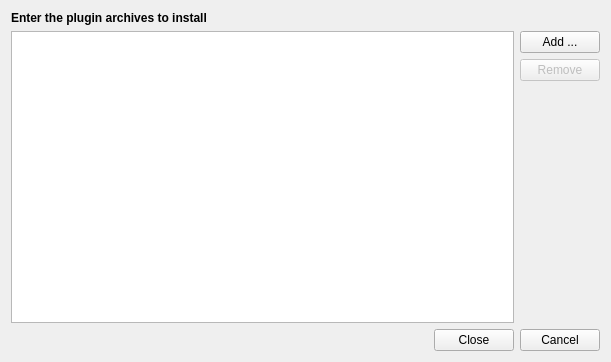
<ui version="4.0" >
 <class>PluginInstallDialog</class>
 <widget class="QWidget" name="PluginInstallDialog" >
  <property name="geometry" >
   <rect>
    <x>0</x>
    <y>0</y>
    <width>611</width>
    <height>362</height>
   </rect>
  </property>
  <property name="windowTitle" >
   <string>Plugin Installation</string>
  </property>
  <layout class="QVBoxLayout" >
   <item>
    <widget class="QStackedWidget" name="wizard" >
     <property name="currentIndex" >
      <number>0</number>
     </property>
     <widget class="QWidget" name="selectionPage" >
      <layout class="QGridLayout" >
       <property name="verticalSpacing" >
        <number>6</number>
       </property>
       <property name="margin" >
        <number>0</number>
       </property>
       <item row="0" column="0" colspan="2" >
        <widget class="QLabel" name="label" >
         <property name="text" >
          <string>&lt;b>Enter the plugin archives to install&lt;/b></string>
         </property>
        </widget>
       </item>
       <item rowspan="3" row="1" column="0" >
        <widget class="QListWidget" name="archivesList" >
         <property name="alternatingRowColors" >
          <bool>true</bool>
         </property>
         <property name="selectionMode" >
          <enum>QAbstractItemView::ExtendedSelection</enum>
         </property>
         <property name="sortingEnabled" >
          <bool>true</bool>
         </property>
        </widget>
       </item>
       <item row="1" column="1" >
        <widget class="QPushButton" name="addArchivesButton" >
         <property name="toolTip" >
          <string>Add plugin ZIP-archives via a file selection dialog</string>
         </property>
         <property name="text" >
          <string>Add ...</string>
         </property>
        </widget>
       </item>
       <item row="2" column="1" >
        <widget class="QPushButton" name="removeArchivesButton" >
         <property name="enabled" >
          <bool>false</bool>
         </property>
         <property name="toolTip" >
          <string>Remove the selected entries from the list of plugin archives to be installed</string>
         </property>
         <property name="text" >
          <string>Remove</string>
         </property>
        </widget>
       </item>
       <item row="3" column="1" >
        <spacer>
         <property name="orientation" >
          <enum>Qt::Vertical</enum>
         </property>
         <property name="sizeHint" stdset="0" >
          <size>
           <width>20</width>
           <height>101</height>
          </size>
         </property>
        </spacer>
       </item>
      </layout>
     </widget>
     <widget class="QWidget" name="destinationPage" >
      <layout class="QVBoxLayout" >
       <property name="margin" >
        <number>0</number>
       </property>
       <item>
        <widget class="QLabel" name="label_2" >
         <property name="text" >
          <string>&lt;b>Select the destination plugin directory&lt;/b></string>
         </property>
        </widget>
       </item>
       <item>
        <widget class="QComboBox" name="destinationCombo" >
         <property name="toolTip" >
          <string>Select the destination plugin area</string>
         </property>
        </widget>
       </item>
       <item>
        <spacer>
         <property name="orientation" >
          <enum>Qt::Vertical</enum>
         </property>
         <property name="sizeHint" stdset="0" >
          <size>
           <width>20</width>
           <height>40</height>
          </size>
         </property>
        </spacer>
       </item>
      </layout>
     </widget>
     <widget class="QWidget" name="summaryPage" >
      <layout class="QVBoxLayout" >
       <property name="margin" >
        <number>0</number>
       </property>
       <item>
        <widget class="QLabel" name="label_3" >
         <property name="text" >
          <string>&lt;b>Installation Summary&lt;/b></string>
         </property>
        </widget>
       </item>
       <item>
        <widget class="QTextEdit" name="summaryEdit" >
         <property name="toolTip" >
          <string>This shows the summary of the installation data</string>
         </property>
         <property name="readOnly" >
          <bool>true</bool>
         </property>
        </widget>
       </item>
       <item>
        <widget class="QProgressBar" name="progress" >
         <property name="value" >
          <number>0</number>
         </property>
        </widget>
       </item>
      </layout>
     </widget>
    </widget>
   </item>
   <item>
    <widget class="QDialogButtonBox" name="buttonBox" >
     <property name="orientation" >
      <enum>Qt::Horizontal</enum>
     </property>
     <property name="standardButtons" >
      <set>QDialogButtonBox::Cancel|QDialogButtonBox::Close</set>
     </property>
    </widget>
   </item>
  </layout>
 </widget>
 <tabstops>
  <tabstop>addArchivesButton</tabstop>
  <tabstop>archivesList</tabstop>
  <tabstop>removeArchivesButton</tabstop>
  <tabstop>destinationCombo</tabstop>
  <tabstop>summaryEdit</tabstop>
  <tabstop>buttonBox</tabstop>
 </tabstops>
 <resources/>
 <connections/>
</ui>
